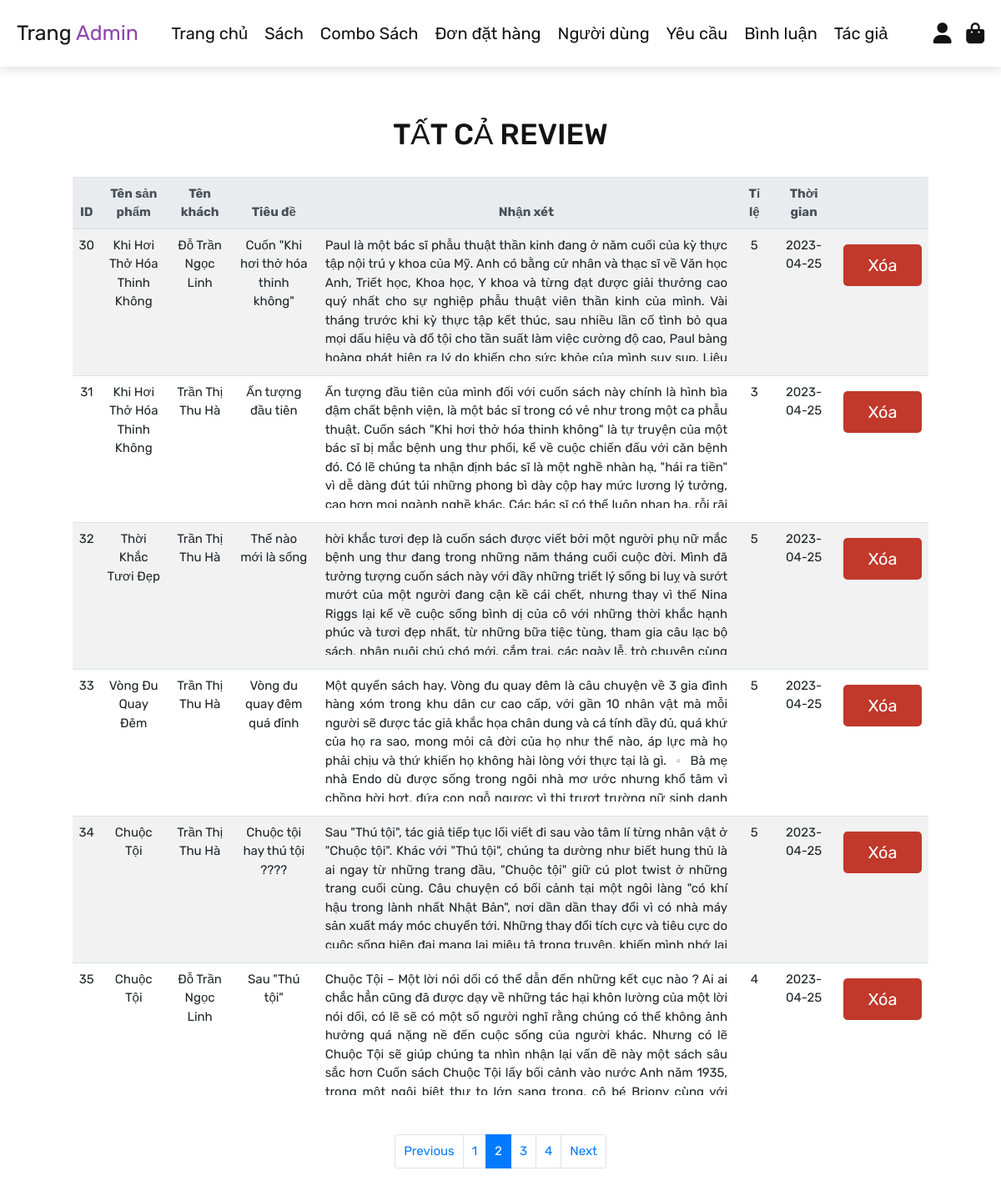
The page /admin/View/admin_review.php?page=2 (signed in) on the database its author committed.
### tables this page shows
CREATE TABLE `reviews` (
  `id` int(100) NOT NULL,
  `product_id` varchar(10) DEFAULT NULL,
  `combo_id` varchar(255) DEFAULT NULL,
  `user_id` varchar(20) NOT NULL,
  `rating` varchar(1) NOT NULL,
  `title` varchar(200) NOT NULL,
  `description` varchar(2500) NOT NULL,
  `date` date NOT NULL DEFAULT current_timestamp()
);

CREATE TABLE `products` (
  `product_id` varchar(10) NOT NULL,
  `name` varchar(100) NOT NULL,
  `author` varchar(100) NOT NULL,
  `price` int(100) NOT NULL,
  `image` varchar(200) NOT NULL,
  `description` varchar(10000) NOT NULL,
  `supplier` varchar(100) NOT NULL,
  `publiser` varchar(100) NOT NULL,
  `date` datetime NOT NULL DEFAULT current_timestamp()
);

CREATE TABLE `users` (
  `user_id` varchar(10) NOT NULL,
  `fullname` varchar(100) NOT NULL,
  `username` varchar(100) DEFAULT NULL,
  `email` varchar(100) NOT NULL,
  `phonenumber` varchar(20) NOT NULL,
  `password` varchar(100) NOT NULL,
  `user_type` varchar(100) NOT NULL DEFAULT 'user',
  `image` varchar(100) NOT NULL
);

### admin/View/admin_review.php (the view, shortened to what this page needs)
<?php
include '../../config/config.php';
?>
<!DOCTYPE html>
<html lang="en">
<head>
    <link rel="stylesheet" href="https://maxcdn.bootstrapcdn.com/bootstrap/4.5.2/css/bootstrap.min.css">
    <link rel="stylesheet" href="https://cdnjs.cloudflare.com/ajax/libs/font-awesome/6.0.0/css/all.min.css">
    <link rel="stylesheet" href="../../public/css/admin.css">
</head>
<body>
    <?php include 'admin_header.php'; ?>
    <section class="admin_review">
        <h1 class="title" style="margin-top: 2rem;">Tất cả review</h1>
        <div class="table-review" style="margin-top:30px;">
            <?php
            $per_page = 6;
            $select_review = mysqli_query($conn, "SELECT * FROM `reviews`") or die('query fail');
            if (mysqli_num_rows($select_review) > 0) {
                while ($fetch_review = mysqli_fetch_assoc($select_review)) {
            ?>
            <?php
                    $total_products = mysqli_query($conn, "SELECT COUNT(*) AS total FROM `reviews`") or die('query failed');
                    $total_products = mysqli_fetch_assoc($total_products)['total'];
                    $total_pages = ceil($total_products / $per_page);
                    $current_page = isset($_GET['page']) ? $_GET['page'] : 1;
                    $url = "http://localhost:3000/admin/View/admin_review.php?page=";
                    $offset = ($current_page - 1) * $per_page;
                    $select_review = mysqli_query($conn, "SELECT * FROM reviews LIMIT $per_page OFFSET $offset") or die('query failed');
                    if (mysqli_num_rows($select_review) > 0) {
                    ?>
            <table class="table table-striped table-hover">
                <thead class="thead-light">
                    <tr>
                        <th style='width: 2%'>ID</th>
                        <th style='width: 8%'>Tên sản phẩm</th>
                        <th style='width: 8%'>Tên khách</th>
                        <th style='width: 10%'>Tiêu đề</th>
                        <th style='width: 55%'>Nhận xét</th>
                        <th style='width: 4%'>Tỉ lệ</th>
                        <th style='width: 8%'>Thời gian</th>
                        <th style='width: 5%'></th>
                    </tr>
                </thead>
                <?php
                            while ($fetch_review = mysqli_fetch_assoc($select_review)) {
                            ?>
                <?php
                                $sql_product = mysqli_query($conn, "SELECT name FROM `products` WHERE `product_id` = '" . $fetch_review['product_id'] . "'");
                                $sql_combo_product = mysqli_query($conn, "SELECT combo_name FROM `combo_products` WHERE `combo_id` = '" . $fetch_review['combo_id'] . "'");
                                $row_product = mysqli_fetch_array($sql_product);
                                $row_combo = mysqli_fetch_assoc($sql_combo_product);
                                $sql_user = mysqli_query($conn, "SELECT * FROM `users` WHERE `user_id` = '" . $fetch_review['user_id'] . "'");
                                $row_user = mysqli_fetch_assoc($sql_user);
                                echo "<tr>";
                                echo "<td data-label='ID'>" . $fetch_review['id'] . "</td>";
                                if ($row_product['name']) {
                                    echo "<td data-label='Tên sản phẩm'>" . $row_product['name'] . "</td>";
                                } else if ($row_combo['combo_name']) {
                                    echo "<td data-label='Tên khách'>" . $row_combo['combo_name'] . "</td>";
                                }
                                echo "<td data-label='Tên khách'>" . $row_user['fullname'] . "</td>";
                                echo "<td data-label='Tiêu đề'>" . $fetch_review['title'] . "</td>";
                                echo "<td data-label='Nhận xét' style='text-align: justify;'>
                    <p class = 'scroll'> " . $fetch_review['description'] . "</p>
                    </td>";
                                echo "<td data-label='Đánh giá'>" . $fetch_review['rating'] . "</td>";
                                echo " <td data-label='Thời gian'>" . $fetch_review['date'] . "</td>";
                                ?>
                <form action="../Controllers/adminController.php" method="post">
                    <td class='btn-review'><input type='submit' value='Xóa'
                            onclick='return confirm("Bạn chắc chắn muốn xóa?");' class='delete-btn'
                            name='delete_review'></td>
                </form>
                <?php echo "</tr>";
                            }
                        }
                    }
                } else {
                    echo '<p class="empty">Không có review nào tại đây</p>';
                }
                ?>
            </table>
        </div>
        <nav aria-label="Page navigation example" class="toolbar">
            <ul class="pagination justify-content-center d-flex flex-wrap">
                <li class="page-item <?php echo ($current_page <= 1) ? 'disabled' : ''; ?>">
                    <a class="page-link" href="<?php echo $url . ($current_page - 1); ?>" tabindex="-1">Previous</a>
                </li>
                <?php
                $start_page = ($current_page <= 3) ? 1 : $current_page - 2;
                $end_page = ($total_pages - $current_page >= 2) ? $current_page + 2 : $total_pages;
                $num_displayed_pages = $end_page - $start_page + 1;
                for ($i = $start_page; $i <= $end_page; $i++) {
                    if ($num_displayed_pages <= 5 || ($i >= $current_page - 2 && $i <= $current_page + 2)) {
                        echo '<li class="page-item ' . (($i == $current_page) ? 'active' : '') . '"><a class="page-link" href="' . $url . $i . '">' . $i . '</a></li>';
                    }
                }
                ?>
                <li class="page-item <?php echo ($current_page >= $total_pages) ? 'disabled' : ''; ?>">
                    <a class="page-link" href="<?php echo $url . ($current_page + 1); ?>">Next</a>
                </li>
            </ul>
        </nav>
    </section>
</body>
</html>

### public/css/admin.css (style rules this page uses)
:root { --purple: #8e44ad; --red: #c0392b; --orange: #f39c12; --black: #131313; --white: #fff; --light-color: #666; --light-white: #ccc; --light-bg: rgba(255, 255, 255, 0.1); --border: 0.1rem solid var(--black); --box-shadow: 0 0.5rem 1rem rgba(0, 0, 0, 0.1); }
* { font-family: "Rubik", sans-serif; margin: 0; padding: 0; box-sizing: border-box; outline: none; border: none; text-decoration: none; transition: all 0.2s linear; }
.page-item .page-link { font-size: 1.5rem; }
.toolbar { display: flex; font-size: 1.5rem; padding: 2rem 0; border: none; }
.toolbar .pagination { margin: 0 auto; }
.toolbar .page-link { padding: 1rem 1rem; }
html { font-size: 62.5%; overflow-x: hidden; }
body { background-color: var(--light-bg); }
section { padding: 4rem 3rem; }
.title { text-align: center; align-items: center; text-transform: uppercase; color: var(--black); font-size: 3.5rem; }
.btn, .option-btn, .delete-btn, .white-btn { display: inline-block; margin-top: 1rem; padding: 1rem 3rem; cursor: pointer; color: var(--white); font-size: 2rem; border-radius: 0.5rem; text-transform: capitalize; }
.delete-btn { background-color: var(--red); }
.table .scroll { height: 15rem; text-overflow: ellipsis; overflow-x: hidden; padding: 0 5px; }
.table td, .table th { font-size: 1.5rem; max-height: 15rem; }
.table-review { width: 90%; margin: auto; text-align: center; background-color: #f8f8f600; border-radius: 5rem; }

### rows shown on the page
reviews: id "30", product.name "Khi Hơi Thở Hóa Thinh Không", user.fullname "Đỗ Trần Ngọc Linh", title "Cuốn \"Khi hơi thở hóa thinh không\"", description "Paul là một bác sĩ phẫu thuật thần kinh đang ở năm cuối của kỳ thực tập nội trú y khoa của Mỹ. Anh có bằng cử nhân và thạc sĩ về Văn học Anh, Triết học, Khoa học, Y khoa và từng đạt được giải thưởng cao quý nhất cho sự nghiệp phẫu thuật viên thần kinh của mình. Vài tháng trước khi kỳ thực tập kết thúc, sau nhiều lần cố tình bỏ qua mọi dấu hiệu và đổ tội cho tần suất làm việc cường độ cao, Paul bàng…", rating "5", date "2023-04-25"
reviews: id "31", product.name "Khi Hơi Thở Hóa Thinh Không", user.fullname "Trần Thị Thu Hà", title "Ấn tượng đầu tiên", description "Ấn tượng đầu tiên của mình đối với cuốn sách này chính là hình bìa đậm chất bệnh viện, là một bác sĩ trong có vẻ như trong một ca phẫu thuật. Cuốn sách \"Khi hơi thở hóa thinh không\" là tự truyện của một bác sĩ bị mắc bệnh ung thư phổi, kể về cuộc chiến đấu với căn bệnh đó. Có lẽ chúng ta nhận định bác sĩ là một nghề nhàn hạ, \"hái ra tiền\" vì dễ dàng đút túi những phong bì dày cộp hay mức lương lý tưởng,…", rating "3", date "2023-04-25"
reviews: id "32", product.name "Thời Khắc Tươi Đẹp", user.fullname "Trần Thị Thu Hà", title "Thế nào mới là sống", description "hời khắc tươi đẹp là cuốn sách được viết bởi một người phụ nữ mắc bệnh ung thư đang trong những năm tháng cuối cuộc đời. Mình đã tưởng tượng cuốn sách này với đầy những triết lý sống bi luỵ và sướt mướt của một người đang cận kề cái chết, nhưng thay vì thế Nina Riggs lại kể về cuộc sống bình dị của cô với những thời khắc hạnh phúc và tươi đẹp nhất, từ những bữa tiệc tùng, tham gia câu lạc bộ…", rating "5", date "2023-04-25"
reviews: id "33", product.name "Vòng Đu Quay Đêm", user.fullname "Trần Thị Thu Hà", title "Vòng đu quay đêm quá đỉnh", description "Một quyển sách hay. Vòng đu quay đêm là câu chuyện về 3 gia đình hàng xóm trong khu dân cư cao cấp, với gần 10 nhân vật mà mỗi người sẽ được tác giả khắc họa chân dung và cá tính đầy đủ, quá khứ của họ ra sao, mong mỏi cả đời của họ như thế nào, áp lực mà họ phải chịu và thứ khiến họ không hài lòng với thực tại là gì. ▫️ Bà mẹ nhà Endo dù được sống trong ngôi nhà mơ ước nhưng khổ tâm vì…", rating "5", date "2023-04-25"
reviews: id "34", product.name "Chuộc Tội", user.fullname "Trần Thị Thu Hà", title "Chuộc tội hay thú tội ????", description "Sau \"Thú tội\", tác giả tiếp tục lối viết đi sau vào tâm lí từng nhân vật ở \"Chuộc tội\". Khác với \"Thú tội\", chúng ta dường như biết hung thủ là ai ngay từ những trang đầu, \"Chuộc tội\" giữ cú plot twist ở những trang cuối cùng. Câu chuyện có bối cảnh tại một ngôi làng \"có khí hậu trong lành nhất Nhật Bản\", nơi dần dần thay đổi vì có nhà máy sản xuất máy móc chuyển tới. Những thay đổi tích cực và tiêu cực do…", rating "5", date "2023-04-25"
reviews: id "35", product.name "Chuộc Tội", user.fullname "Đỗ Trần Ngọc Linh", title "Sau \"Thú tội\"", description "Chuộc Tội – Một lời nói dối có thể dẫn đến những kết cục nào ? Ai ai chắc hẳn cũng đã được dạy về những tác hại khôn lường của một lời nói dối, có lẽ sẽ có một số người nghĩ rằng chúng có thể không ảnh hưởng quá nặng nề đến cuộc sống của người khác. Nhưng có lẽ Chuộc Tội sẽ giúp chúng ta nhìn nhận lại vấn đề này một sách sâu sắc hơn Cuốn sách Chuộc Tội lấy bối cảnh vào nước Anh năm 1935,…", rating "4", date "2023-04-25"
